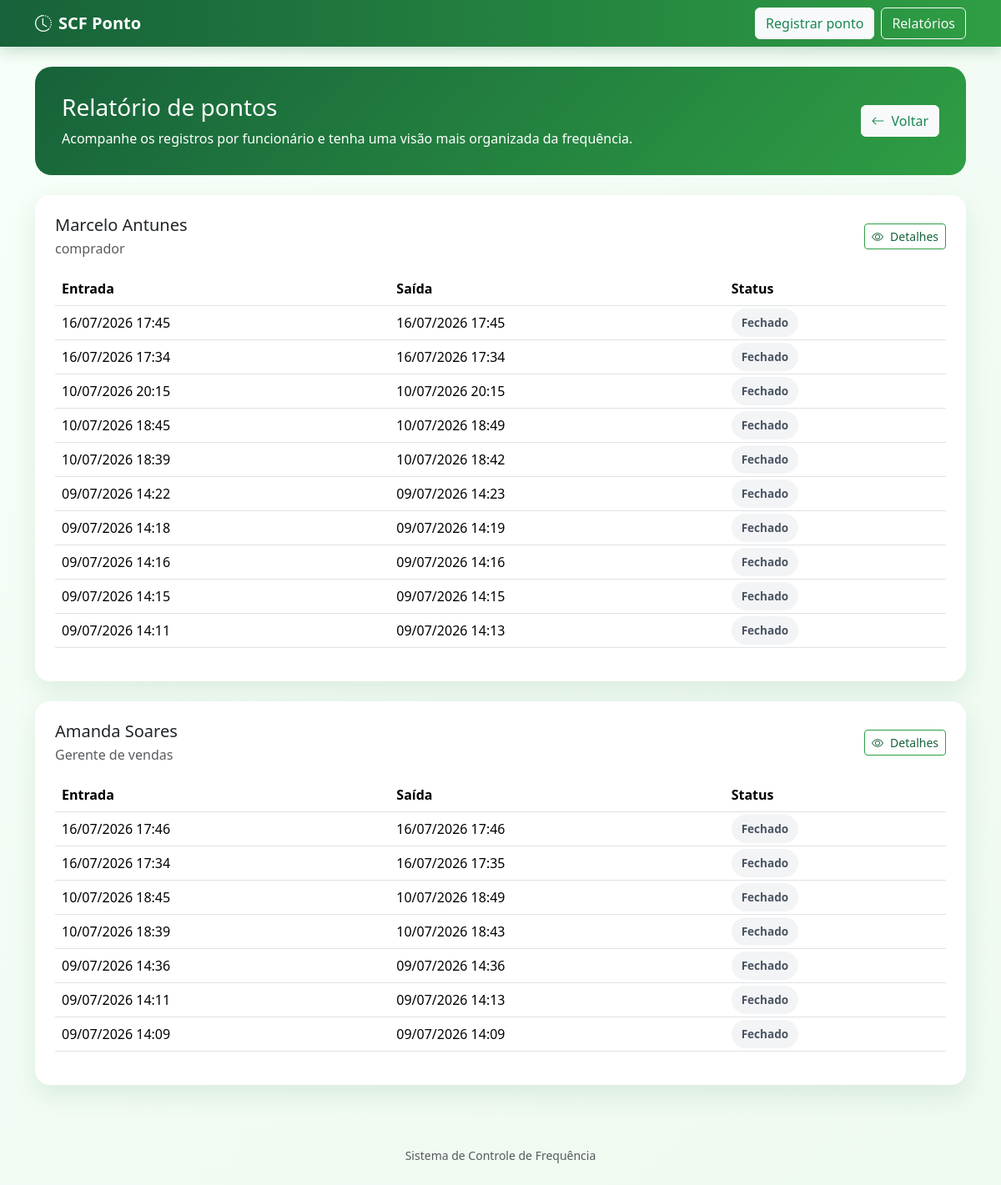
Page /relatorio_pontos/ on the committed database.
### registers/models.py (models this page shows, shortened)
class Funcionario(models.Model):
    nome_completo = models.CharField(max_length=200)
    cpf = models.CharField(max_length=11, unique=True)
    cargo = models.CharField(max_length=100)
    salario = models.DecimalField(max_digits=10, decimal_places=2)
    senha = models.CharField(
        max_length=4,
        unique=True,
        validators=[senha_validator],
        help_text="Senha numérica de 4 dígitos"
    )

### ponto/models.py (models this page shows, shortened)
class RegistroPonto(models.Model):
    funcionario = models.ForeignKey(Funcionario, on_delete=models.CASCADE, related_name='registros_ponto')
    data_hora_entrada = models.DateTimeField(null=True, blank=True)
    data_hora_saida = models.DateTimeField(null=True, blank=True)
    aberto = models.BooleanField(default=False)

### ponto/views.py (the view)
# urls.py: path('relatorio_pontos/', ponto_views.relatorio_pontos, name='relatorio_pontos'),
def relatorio_pontos(request):
    funcionarios = Funcionario.objects.all()
    dados = []
    for funcionario in funcionarios:
        registros = RegistroPonto.objects.filter(funcionario=funcionario).order_by('-data_hora_entrada')
        dados.append({
            'funcionario': funcionario,
            'registros': registros
        })
    return render(request, 'relatorio.html', {'dados': dados})

### ponto/templates/relatorio.html (shortened to what this page needs)
{% extends 'base.html' %}
{% block content %}
<div class="hero-card mb-4">
    <div class="d-flex justify-content-between align-items-center flex-wrap gap-3">
        <div>
            <h1 class="h3 mb-2">Relatório de pontos</h1>
            <p class="mb-0">Acompanhe os registros por funcionário e tenha uma visão mais organizada da frequência.</p>
        </div>
        <a class="btn btn-light text-success" href="{% url 'listar_funcionarios' %}"><i class="bi bi-arrow-left me-2"></i>Voltar</a>
    </div>
</div>
{% for item in dados %}
<div class="card p-4 mb-4">
    <div class="d-flex justify-content-between align-items-center flex-wrap gap-2 mb-3">
        <div>
            <h2 class="h5 mb-1">{{ item.funcionario.nome_completo }}</h2>
            <p class="text-muted mb-0">{{ item.funcionario.cargo }}</p>
        </div>
        <a class="btn btn-outline-success btn-sm" href="{% url 'relatorio_funcionario' item.funcionario.id %}"><i class="bi bi-eye me-2"></i>Detalhes</a>
    </div>
    <div class="table-responsive">
        <table class="table table-hover align-middle">
            <thead>
                <tr>
                    <th>Entrada</th>
                    <th>Saída</th>
                    <th>Status</th>
                </tr>
            </thead>
            <tbody>
                {% for registro in item.registros %}
                <tr>
                    <td>{{ registro.data_hora_entrada|date:"d/m/Y H:i" }}</td>
                    <td>
                        {% if registro.data_hora_saida %}
                            {{ registro.data_hora_saida|date:"d/m/Y H:i" }}
                        {% else %}
                            -
                        {% endif %}
                    </td>
                    <td>
                        {% if registro.aberto %}
                            <span class="badge-status badge-open">Aberto</span>
                        {% else %}
                            <span class="badge-status badge-closed">Fechado</span>
                        {% endif %}
                    </td>
                </tr>
                {% empty %}
                <tr>
                    <td colspan="3" class="text-center text-muted py-4">Nenhum registro encontrado.</td>
                </tr>
                {% endfor %}
            </tbody>
        </table>
    </div>
</div>
{% endfor %}
{% endblock %}

### registers/templates/base.html (style rules this page uses)
:root { --verde-escuro: #17623a; --verde-medio: #2f9e44; --verde-claro: #e9f8ee; --verde-hover: #135431; --texto: #21402f; }
body { background: linear-gradient(135deg, #f6fff8 0%, #eef9f0 100%); color: var(--texto); min-height: 100vh; }
.btn-outline-success { color: var(--verde-escuro); border-color: var(--verde-medio); }
.card { border: none; border-radius: 18px; box-shadow: 0 12px 30px rgba(23, 98, 58, 0.1); }
.hero-card { background: linear-gradient(135deg, var(--verde-escuro), var(--verde-medio)); color: white; border-radius: 20px; padding: 2rem; }
.table thead { background-color: var(--verde-escuro); color: white; }
.table td, .table th { vertical-align: middle; }
.badge-status { padding: 0.45rem 0.75rem; border-radius: 999px; font-size: 0.85rem; font-weight: 600; }
.badge-closed { background-color: #f3f4f6; color: #4b5563; }

### rows in the picture
Funcionario: funcionario.nome_completo "Marcelo Antunes", funcionario.cargo "comprador"
RegistroPonto: data_hora_entrada "16/07/2026 17:45", data_hora_saida "16/07/2026 17:45", aberto "Fechado"
RegistroPonto: data_hora_entrada "16/07/2026 17:34", data_hora_saida "16/07/2026 17:34", aberto "Fechado"
RegistroPonto: data_hora_entrada "10/07/2026 20:15", data_hora_saida "10/07/2026 20:15", aberto "Fechado"
RegistroPonto: data_hora_entrada "10/07/2026 18:45", data_hora_saida "10/07/2026 18:49", aberto "Fechado"
RegistroPonto: data_hora_entrada "10/07/2026 18:39", data_hora_saida "10/07/2026 18:42", aberto "Fechado"
RegistroPonto: data_hora_entrada "09/07/2026 14:22", data_hora_saida "09/07/2026 14:23", aberto "Fechado"
RegistroPonto: data_hora_entrada "09/07/2026 14:18", data_hora_saida "09/07/2026 14:19", aberto "Fechado"
RegistroPonto: data_hora_entrada "09/07/2026 14:16", data_hora_saida "09/07/2026 14:16", aberto "Fechado"
RegistroPonto: data_hora_entrada "09/07/2026 14:15", data_hora_saida "09/07/2026 14:15", aberto "Fechado"
RegistroPonto: data_hora_entrada "09/07/2026 14:11", data_hora_saida "09/07/2026 14:13", aberto "Fechado"
Funcionario: funcionario.nome_completo "Amanda Soares", funcionario.cargo "Gerente de vendas"
RegistroPonto: data_hora_entrada "16/07/2026 17:46", data_hora_saida "16/07/2026 17:46", aberto "Fechado"
RegistroPonto: data_hora_entrada "16/07/2026 17:34", data_hora_saida "16/07/2026 17:35", aberto "Fechado"
RegistroPonto: data_hora_entrada "10/07/2026 18:45", data_hora_saida "10/07/2026 18:49", aberto "Fechado"
RegistroPonto: data_hora_entrada "10/07/2026 18:39", data_hora_saida "10/07/2026 18:43", aberto "Fechado"
RegistroPonto: data_hora_entrada "09/07/2026 14:36", data_hora_saida "09/07/2026 14:36", aberto "Fechado"
RegistroPonto: data_hora_entrada "09/07/2026 14:11", data_hora_saida "09/07/2026 14:13", aberto "Fechado"
RegistroPonto: data_hora_entrada "09/07/2026 14:09", data_hora_saida "09/07/2026 14:09", aberto "Fechado"
